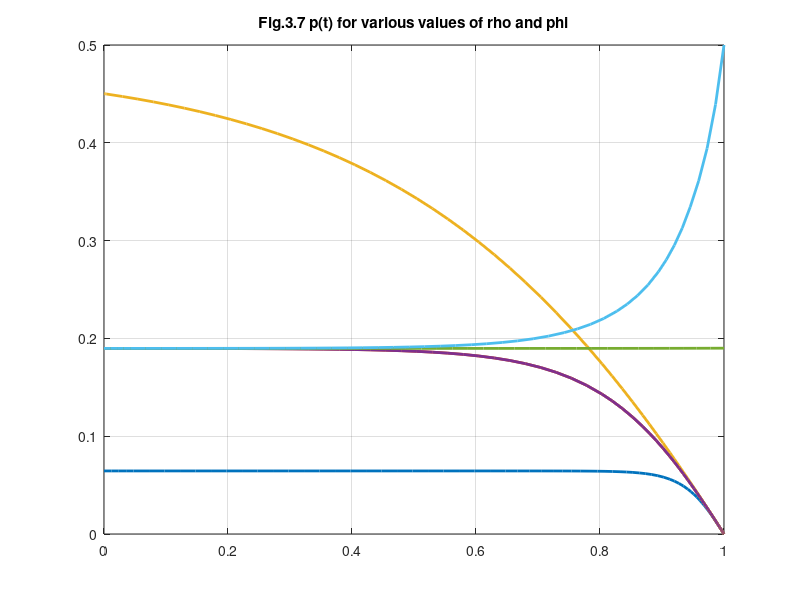

Source code (MATLAB): (Note: this script raises an error after producing the figure.)


%% linear homegeneous
clear all; clc; clf
tspan = [ 0 5]; % domain
x0 = 1;         % initial point
[t,x] = ode45(@(t,x) -x, tspan,x0); % ode45 function.
plot(t,x); grid on


%% linear in-homogeneous
clear all; clc; clf
tspan = [ 0 5]; % domian
x0 = 1;         % initial point
[t,x] = ode45(@(t,x) -x+2, tspan,x0); % ode45 function.
plot(t,x); grid on

%% non-linear - converge
clear all; clc; clf
tspan = [ 0 5]; % domian
x0 = 2;         % initial point
[t,x] = ode45(@(t,x) -x - x^2 +1, tspan,x0); % ode45 function.
plot(t,x); grid on


%% non-linear - diverge
clear all; clc; clf
tspan = [ 0 0.6]; % domian
x0 = 2;         % initial point
[t,x] = ode45(@(t,x) -x + x^2 +1, tspan,x0); % ode45 function.
plot(t,x); grid on

%% (3-142)  Riccati equation

clear all; clc; clf
tspan = [ 0 1]; % domian
s0 = 0;         % initial point
alpha = 0.5;
k = 150;
r = [100 1000 10000];
for i = 1:3
[t s] = ode45(@(t,s) 1 - k^2/r(i) * s^2 - 2*alpha*s, tspan,s0); % ode45 function
plot(1-t,s,'Linewidth',2); grid on; hold on
end

s0 = [0 0.19 0.5];         % initial point
r = 1000;
for i = 1:3
[t s] = ode45(@(t,s) 1 - k^2/r * s^2 - 2*alpha*s, tspan,s0(i)); % ode45 function
plot(1-t,s,'Linewidth',2); grid on; 
end
hold off
title('Fig.3.7 p(t) for various values of rho and phi')
disp('I am Fine')

%%
tt = 0:0.001:1;
Stt = subs(S,t,tt);
plot(Stt)


%%

P = dsolve(diff(x) == -2*a*x - x^2 +1, x(0) == x0);
pretty(P)



%% Week_5 transfer function
% unknown parameters
% open loop T.R.

clear all; clc
syms s a b k
A =[ 0 1; -a -b];
B =[0 1]';
%C = [ 1 0];
%C = [ 1 0];
C = [ 0 1];
I = eye(2,2);
TR_open = C*inv(s*I-A)*B

% close loop
FK = [k 0];
TR_closed = C*inv(s*I-(A-B*FK))*B

%% Week_5 
a12 = 1;
a22= -1;
a34= 1;
a41 = -11.65;
a43 = -a41;
b12=1;
A = [ 0 a12 0 0; 0 a22 0 0; 0 0 0 a34; a41 0 a43 0];
B = [0 b12 0 0]';
eig(A)


%% transfer function symboli math
clear all;clc
syms a b s
A =[ 0 1; -a -b];
B = [0 ; 1];
u = [ 0 1];
C= [ 1  0];
I = eye(2,2);
Kim=C*inv(s*I - (A - B*u))*B;
simplify(Kim)
%% page 49
clear all;clc
syms F M g L s k
A = [ 0 1 0 0; 0 -F/M 0 0; 0 0 0 1; -g/L 0 g/L 0];
B = [0; 1/M; 0; 0]
K= [-1 0 1 0];
C= [ -1 0 1 0];
I = eye(4,4);
Kim = (C*inv(s*I - (A-B*K))*B)  % transfer function 
                                % the ordert of tranfer function should be "4" 
simplify(Kim)
%% example 3.1 page 195
clear all; clc
syms F M g L s k1 k2 k3 k4
A = [ 0 1 0 0; 0 -F/M 0 0; 0 0 0 1; -g/L 0 g/L 0];
B = [0; 1/M; 0; 0];
K = [ k1 k2 k3 k4];
I = eye(4,4);
Den=det(s*I - (A-B*K)) % the charateristic eqn
pretty(Den)
%%
DenM = subs(Den,M,1);
DenF = subs(DenM,F,1);
DenL = subs(DenM,L,0.842);
gs = 11.65*0.842;
Deng = subs(DenL,g,gs);
pretty(Deng);

%%  .... I did not get good method to find (3-13). Try to find!

clear all; clc
syms F M g L s 
A = [ 0 1 0 0; 0 -F/M 0 0; 0 0 0 1; -g/L 0 g/L 0];
B = [0; 1/M; 0; 0];
%K = [ k1 k2 k3 k4];
K =[65.65 11.00 -72.60,-21.27]; % textbook page 196.(3-13)
I = eye(4,4);
Den=det(s*I - (A-B*K)) % the charateristic eqn
DenM = subs(Den,M,1);
DenF = subs(DenM,F,1);
DenL = subs(DenF,L,0.842);
gs = 11.65*0.842;
Deng = subs(DenL,g,gs)

%% to get (3-13) 
clear all;clc
syms s k1 k2 k3 k4
a12 = 1;
a22= -1;
a34= 1;
a41 = -11.65;
a43 = -a41;
b12=1;
A = [ 0 a12 0 0; 0 a22 0 0; 0 0 0 a34; a41 0 a43 0];
B = [0 b12 0 0]';
eig(A)
I = eye(4,4);
K = [k1 k2 k3 k4];
%K =-[65.65 11.00 -72.60,-21.27]; % textbook page 196.(3-13)
det(s*I-(A+B*K))
%
k2 =-11;
k1 = -54-233/20
k4=(108-233/20*k2+233/20)*20/233
k3=(81-233/20*k1)*20/233
K=[k1 k2 k3 k4]

% check the result
simplify(det(s*I-(A+B*K)))
eig(A+B*K)  
display('Bing go !!')
